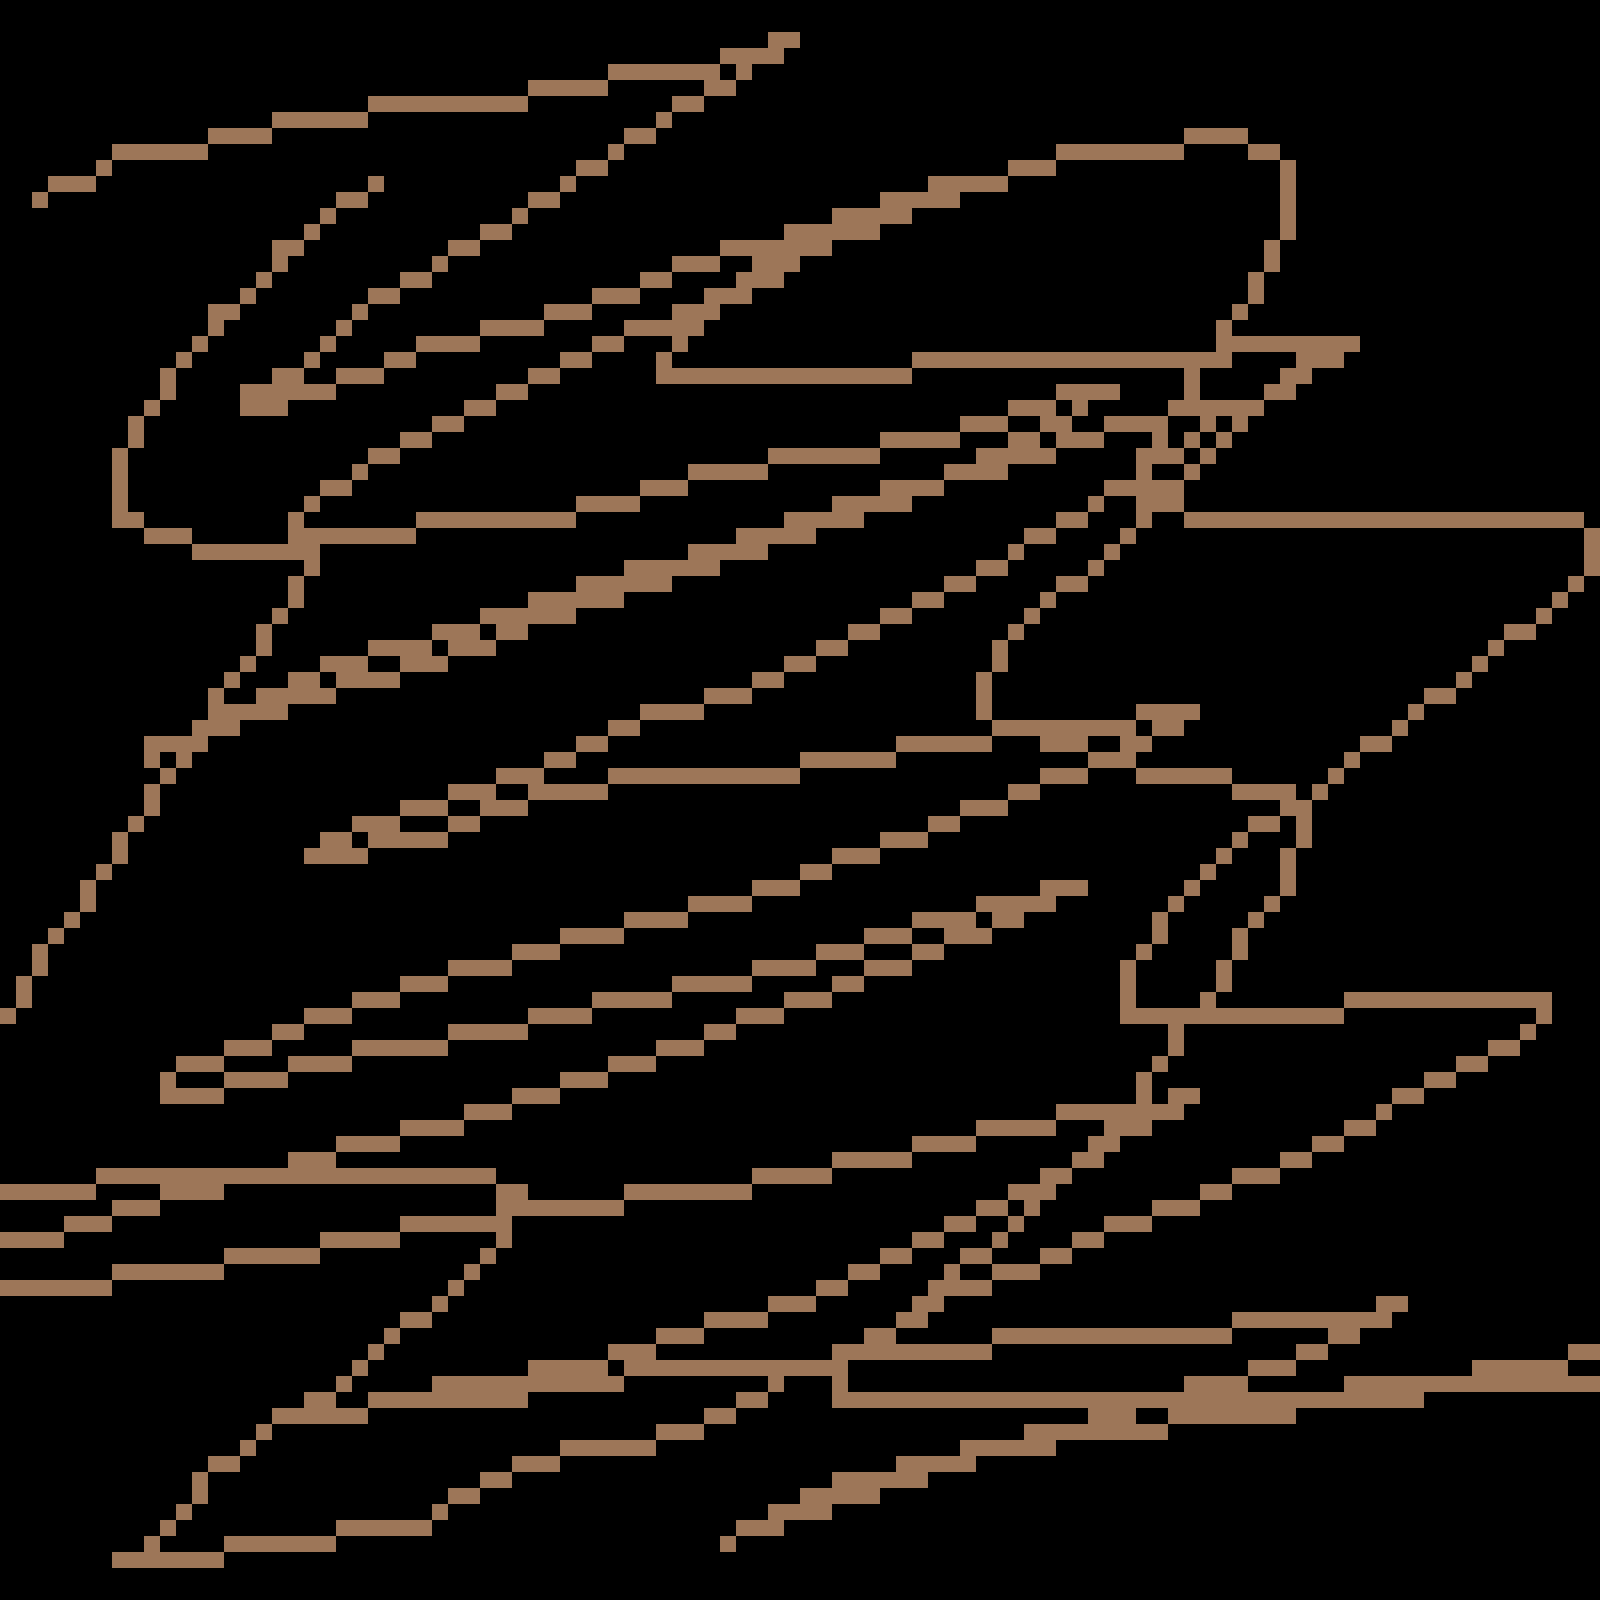

This game map was drawn from its Tiled (.tmx) file and the tilesets committed beside it. A one-line description and the trimmed map source follow:
An orthogonal 100x100 tile map with 16x16 px tiles, 1 tile layer (Layer1).

<map version="1.9" tiledversion="1.9.2" orientation="orthogonal" renderorder="right-down" width="100" height="100" tilewidth="16" tileheight="16" infinite="0" nextlayerid="2" nextobjectid="1">
 <tileset firstgid="1" source="../Tiles/plains.tsx" />
 <layer id="1" name="Layer1" width="100" height="100">
  <data>[10000 cells, 1402 non-empty, 1 distinct tile ids]</data>
 </layer>
</map>
